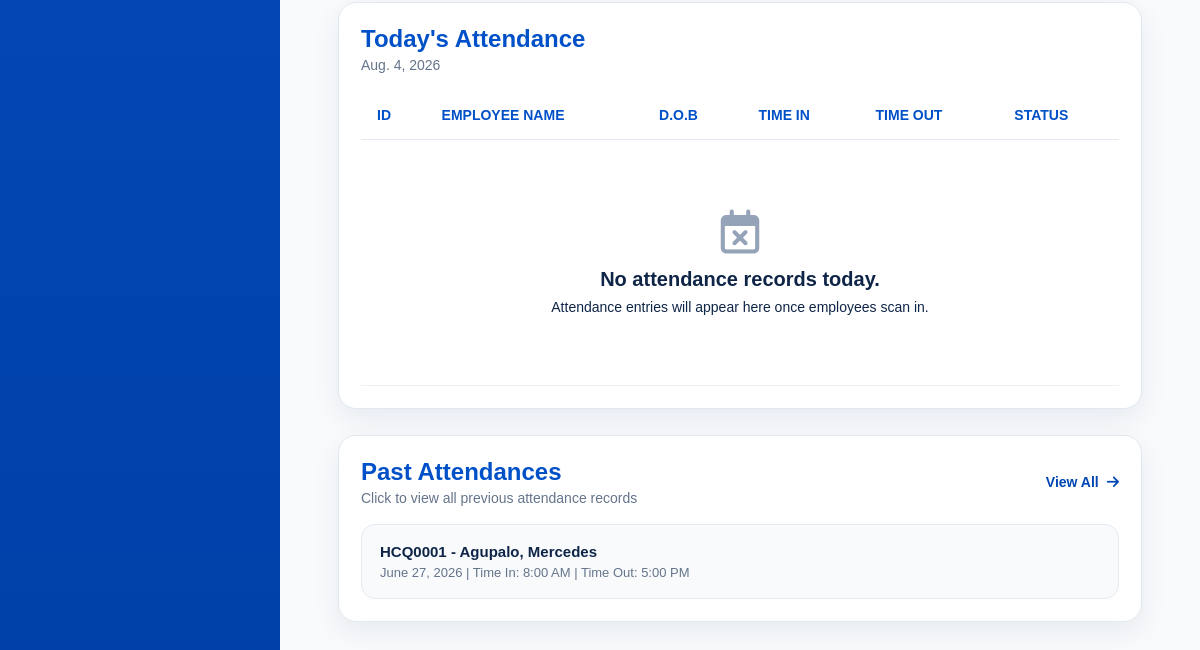
Page /api/attendance/page/ (lower part) on the earlier database version.
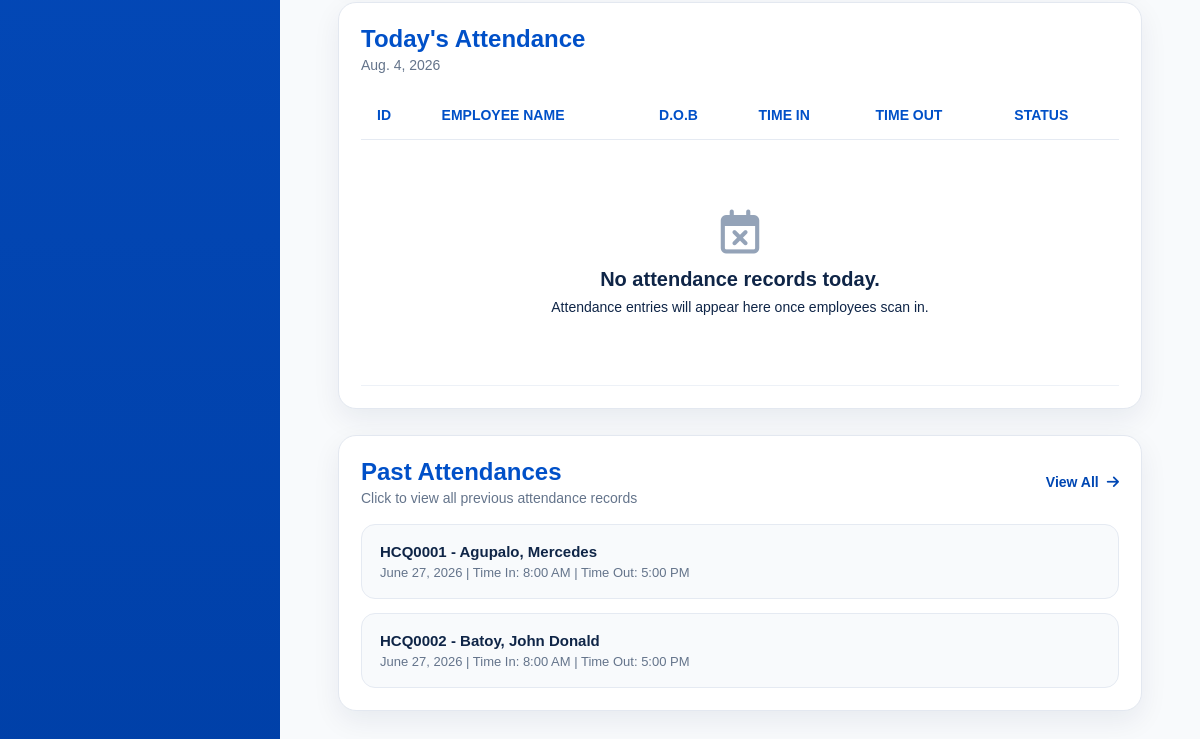
Same page on the later database version.
### attendance/models.py (models this page shows, shortened)
class Attendance(models.Model):
    ATTENDANCE_STATUS_CHOICES = (
        ('present', 'Present'),
        ('absent', 'Absent'),
        ('half_day', 'Half Day'),
        ('leave', 'Leave'),
        ('rest_day', 'Rest Day'),
        ('holiday', 'Holiday'),
    )
    WORK_TYPE_CHOICES = (
        ('office', 'Office'),
        ('deliver', 'Deliver'),
        ('booking', 'Booking'),
    )
    employee = models.ForeignKey(
        Employee,
        on_delete=models.CASCADE,
        related_name='attendances'
    )
    date = models.DateField(
        default=timezone.localdate
    )
    status = models.CharField(
        max_length=20,
        choices=ATTENDANCE_STATUS_CHOICES,
        default='present'
    )
    time_in = models.DateTimeField(
        null=True,
        blank=True
    )
    time_out = models.DateTimeField(
        null=True,
        blank=True
    )
    worked_hours = models.DecimalField(
        max_digits=5,
        decimal_places=2,
        null=True,
        blank=True
    )
    payable_hours = models.DecimalField(
        max_digits=5,
        decimal_places=2,
        null=True,
        blank=True
    )
    late_minutes = models.PositiveIntegerField(
        default=0
    )
    undertime_minutes = models.PositiveIntegerField(
        default=0
    )
    overtime_applicable = models.BooleanField(
        default=False
    )
    overtime_minutes = models.PositiveIntegerField(
        default=0
    )
    transportation_fee_applicable = models.BooleanField(
        default=True
    )
    work_type = models.CharField(
        max_length=20,
        choices=WORK_TYPE_CHOICES,
        default='office'
    )
    delivery_allowance_applicable = models.BooleanField(
        default=False
    )
    work_location = models.CharField(
        max_length=100,
        blank=True,
        null=True,
        help_text='Example: Digos, Kidapawan, Tagum'
    )
    remarks = models.TextField(
        blank=True,
        null=True
    )
    class Meta:
        unique_together = ('employee', 'date')
        ordering = [
            '-date',
            '-time_in'
        ]

### employees/models.py (models this page shows, shortened)
class Employee(models.Model):
    SALARY_TYPE_CHOICES = (
        ("daily", "Daily"),
        ("hourly", "Hourly"),
    )
    EMPLOYMENT_STATUS_CHOICES = (
        ("ACTIVE", "Active"),
        ("RESIGNED", "Resigned"),
        ("MIA", "MIA"),
        ("TERMINATED", "Terminated"),
    )
    BLOOD_TYPE_CHOICES = (
        ("A+", "A+"),
        ("A-", "A-"),
        ("B+", "B+"),
        ("B-", "B-"),
        ("AB+", "AB+"),
        ("AB-", "AB-"),
        ("O+", "O+"),
        ("O-", "O-"),
    )
    employee_id = models.CharField(
        max_length=10,
        unique=True,
        editable=False,
    )
    first_name = models.CharField(max_length=100)
    middle_initial = models.CharField(
        max_length=50,
        blank=True,
        null=True,
    )
    last_name = models.CharField(max_length=100)
    date_of_birth = models.DateField(
        blank=True,
        null=True,
    )
    citizenship = models.CharField(
        max_length=100,
        blank=True,
        null=True,
    )
    address = models.CharField(
        max_length=255,
        blank=True,
        null=True,
    )
    contact_number = models.CharField(
        max_length=50,
        blank=True,
        null=True,
    )
    spouse_name = models.CharField(
        max_length=100,
        blank=True,
        null=True,
    )
    spouse_contact_number = models.CharField(
        max_length=50,
        blank=True,
        null=True,
    )
    blood_type = models.CharField(
        max_length=3,
        choices=BLOOD_TYPE_CHOICES,
        blank=True,
        null=True,
    )
    emergency_contact_name = models.CharField(
        max_length=100,
        blank=True,
        null=True,
    )
    emergency_relationship = models.CharField(
        max_length=100,
        blank=True,
        null=True,
    )
    emergency_contact_number = models.CharField(
        max_length=50,
        blank=True,
        null=True,
    )
    emergency_address = models.CharField(
        max_length=255,
        blank=True,
        null=True,
    )
    elementary = models.CharField(
        max_length=255,
        blank=True,
        null=True,
    )
    elementary_year = models.CharField(
        max_length=50,
        blank=True,
        null=True,
    )
    high_school = models.CharField(
        max_length=255,
        blank=True,
        null=True,
    )
    high_school_year = models.CharField(
        max_length=50,
        blank=True,
        null=True,
    )
    college = models.CharField(
        max_length=255,
        blank=True,
        null=True,
    )
    college_year = models.CharField(
        max_length=50,
        blank=True,
        null=True,
    )
    company_1 = models.CharField(
        max_length=255,
        blank=True,
        null=True,
    )
    company_address_1 = models.CharField(
        max_length=255,
        blank=True,
        null=True,
    )
    occupation_1 = models.CharField(
        max_length=100,
        blank=True,
        null=True,
    )
    years_1 = models.CharField(
        max_length=50,
        blank=True,
        null=True,
    )
    company_2 = models.CharField(
        max_length=255,
        blank=True,
        null=True,
    )
    company_address_2 = models.CharField(
        max_length=255,
        blank=True,
        null=True,
    )
    occupation_2 = models.CharField(
        max_length=100,
        blank=True,
        null=True,
    )
    years_2 = models.CharField(
        max_length=50,
        blank=True,
        null=True,
    )
    company_3 = models.CharField(
        max_length=255,
        blank=True,
        null=True,
    )
    company_address_3 = models.CharField(
        max_length=255,
        blank=True,
        null=True,
    )
    occupation_3 = models.CharField(
        max_length=100,
        blank=True,
        null=True,
    )
    years_3 = models.CharField(
        max_length=50,
        blank=True,
        null=True,
    )
    reference_name_1 = models.CharField(
        max_length=100,
        blank=True,
        null=True,
    )
    reference_occupation_1 = models.CharField(
        max_length=100,
        blank=True,
        null=True,
    )
    reference_contact_1 = models.CharField(
        max_length=50,
        blank=True,
        null=True,
    )
    reference_name_2 = models.CharField(
        max_length=100,
        blank=True,
        null=True,
    )
    reference_occupation_2 = models.CharField(
        max_length=100,
        blank=True,
        null=True,
    )
    reference_contact_2 = models.CharField(
        max_length=50,
        blank=True,
        null=True,
    )
    reference_name_3 = models.CharField(
        max_length=100,
        blank=True,
        null=True,
    )
    reference_occupation_3 = models.CharField(
        max_length=100,
        blank=True,
        null=True,
    )
    reference_contact_3 = models.CharField(
        max_length=50,
        blank=True,
        null=True,
    )
    sss_number = models.CharField(
        max_length=100,
        blank=True,
        null=True,
    )
    sss_file = models.FileField(
        upload_to="government_documents/sss/",
        blank=True,
        null=True,
    )
    philhealth_number = models.CharField(
        max_length=100,
        blank=True,
        null=True,
    )
    philhealth_file = models.FileField(
        upload_to="government_documents/philhealth/",
        blank=True,
        null=True,
    )
    tin_number = models.CharField(
        max_length=100,
        blank=True,
        null=True,
    )
    tin_file = models.FileField(
        upload_to="government_documents/tin/",
        blank=True,
        null=True,
    )
    pagibig_number = models.CharField(
        max_length=100,
        blank=True,
        null=True,
    )
    pagibig_file = models.FileField(
        upload_to="government_documents/pagibig/",
        blank=True,
        null=True,
    )
    nbi_clearance_number = models.CharField(
        max_length=100,
        blank=True,
        null=True,
    )
    nbi_clearance_file = models.FileField(
        upload_to="government_documents/nbi/",
        blank=True,
        null=True,
    )
    barangay_clearance_number = models.CharField(
        max_length=100,
        blank=True,
        null=True,
    )
    barangay_clearance_file = models.FileField(
        upload_to="government_documents/barangay/",
        blank=True,
        null=True,
    )
    drivers_license_number = models.CharField(
        max_length=100,
        blank=True,
        null=True,
    )
    drivers_license_file = models.FileField(
        upload_to="government_documents/drivers_license/",
        blank=True,
        null=True,
    )
    position = models.CharField(
        max_length=100,
    )
    employment_status = models.CharField(
        max_length=20,
        choices=EMPLOYMENT_STATUS_CHOICES,
        default="ACTIVE",
        db_index=True,
    )
    employment_remarks = models.TextField(
        blank=True,
        null=True,
    )
    salary_type = models.CharField(
        max_length=10,
        choices=SALARY_TYPE_CHOICES,
        default="daily",
    )
    rate = models.DecimalField(
        max_digits=10,
        decimal_places=2,
    )
    benefits = models.DecimalField(
        max_digits=10,
        decimal_places=2,
        default=0,
    )
    date_started = models.DateField(
        blank=True,
        null=True,
    )
    photo = models.ImageField(
        upload_to="employee_photos/",
        blank=True,
        null=True,
    )
    qr_code = models.ImageField(
        upload_to="employee_qrcodes/",
        blank=True,
        null=True,
    )
    resume = models.FileField(
        upload_to="employee_resumes/",
        blank=True,
        null=True,
    )
    class Meta:
        ordering = ("employee_id",)
        indexes = [
            models.Index(fields=("last_name", "first_name")),
        ]

### attendance/views.py (the view, shortened to what this page needs)
def attendance_page(request):
    q = request.GET.get("q", "").strip()
    today = timezone.localdate()
    attendance_records = Attendance.objects.select_related(
        "employee"
    ).filter(
        date=today
    ).order_by(
        "employee__employee_id"
    )
    past_attendances = Attendance.objects.select_related(
        "employee"
    ).filter(
        date__lt=today
    ).order_by(
        "-date",
        "employee__employee_id"
    )[:20]
    context = {
        "attendance_records": attendance_records,
        "past_attendances": past_attendances,
        "current_date": today,
        "q": q,
    }
    return render(
        request,
        "dashboard/attendance_page.html",
        context
    )

### dashboard/templates/dashboard/attendance_page.html (shortened to what the changed rows need)
{% load static %}
<!DOCTYPE html>
<html lang="en">
<head>
    <link rel="stylesheet" href="{% static 'dashboard/dashboard.css' %}">
    <link rel="stylesheet" href="https://cdnjs.cloudflare.com/ajax/libs/font-awesome/6.5.1/css/all.min.css">
</head>
<body>
<div class="modern-page">
    <main class="modern-content">
        <section class="attendance-table-card">
            <div class="attendance-card-header">
                <div>
                    <h2>Today's Attendance</h2>
                </div>
            </div>
            <table class="modern-attendance-table">
                <thead>
                    <tr>
                        <th>ID</th>
                        <th>Employee Name</th>
                        <th>D.O.B</th>
                        <th>Time In</th>
                        <th>Time Out</th>
                        <th>Status</th>
                    </tr>
                </thead>
            </table>
        </section>
    <section class="past-attendance-modern-card clickable-past-card"
            onclick="window.location.href='/past-attendances/'">
        <div class="attendance-card-header">
            <div>
                <h2>Past Attendances</h2>
            </div>
        </div>
        <div class="past-attendance-list">
            {% for record in past_attendances %}
                <div class="past-attendance-row">
                    <div>
                        <strong>
                            {{ record.employee.employee_id }} -
                            {{ record.employee.last_name }},
                            {{ record.employee.first_name }}
                        </strong>
                        <span>
                            {{ record.date|date:"F d, Y" }}
                            {% if record.time_in %}
                                | Time In: {{ record.time_in|date:"g:i A" }}
                            {% endif %}
                            {% if record.time_out %}
                                | Time Out: {{ record.time_out|date:"g:i A" }}
                            {% endif %}
                        </span>
                    </div>
                </div>
            {% endfor %}
        </div>
    </section>
    </main>
</div>
</body>
</html>

Differences in the rows shown:
added Attendance: employee.employee_id "HCQ0002", employee.last_name "Batoy", employee.first_name "John Donald", date "June 27, 2026", time_in "8:00 AM", time_out "5:00 PM"
